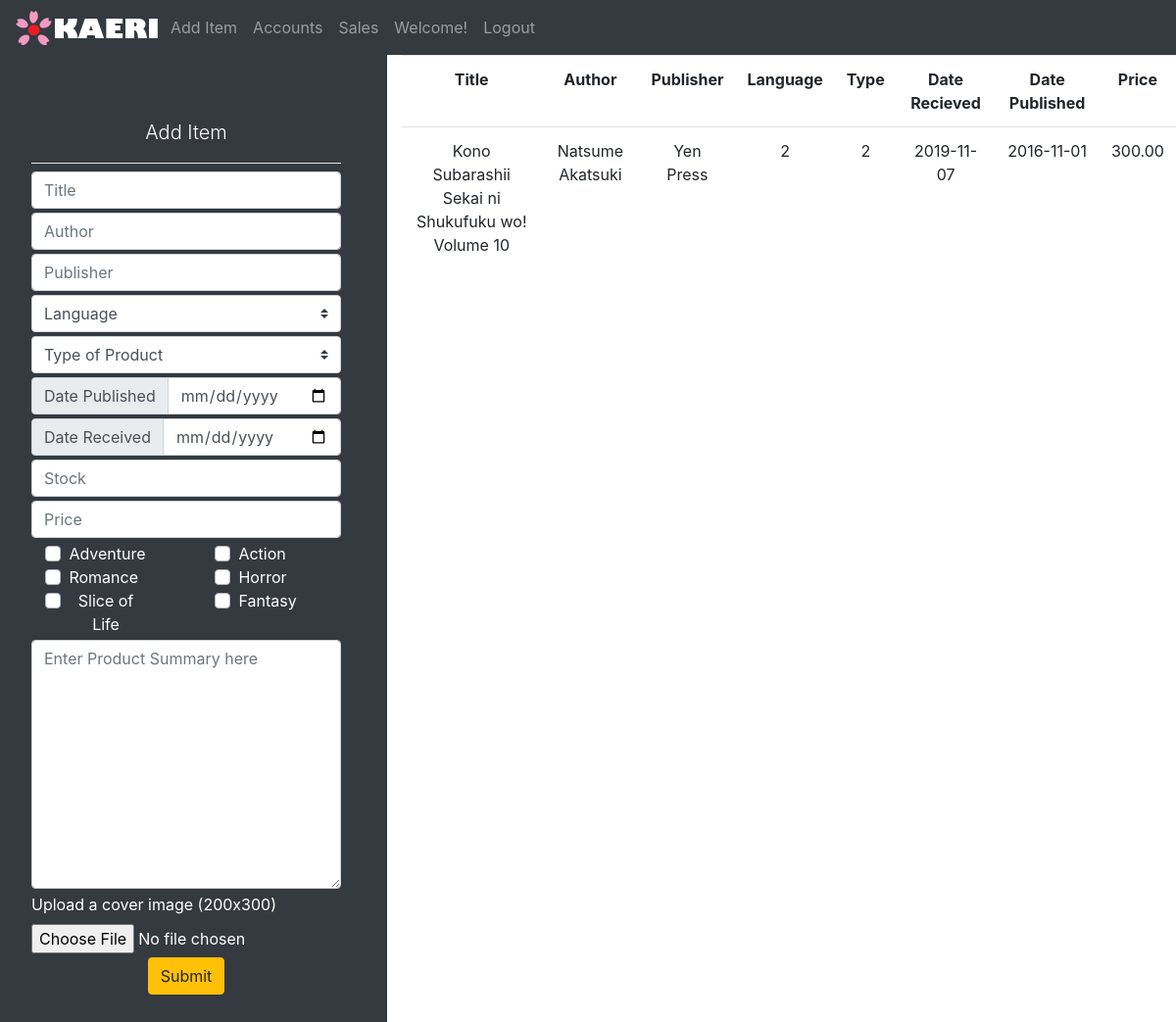
The page /admin (signed in) on the database as committed earlier.
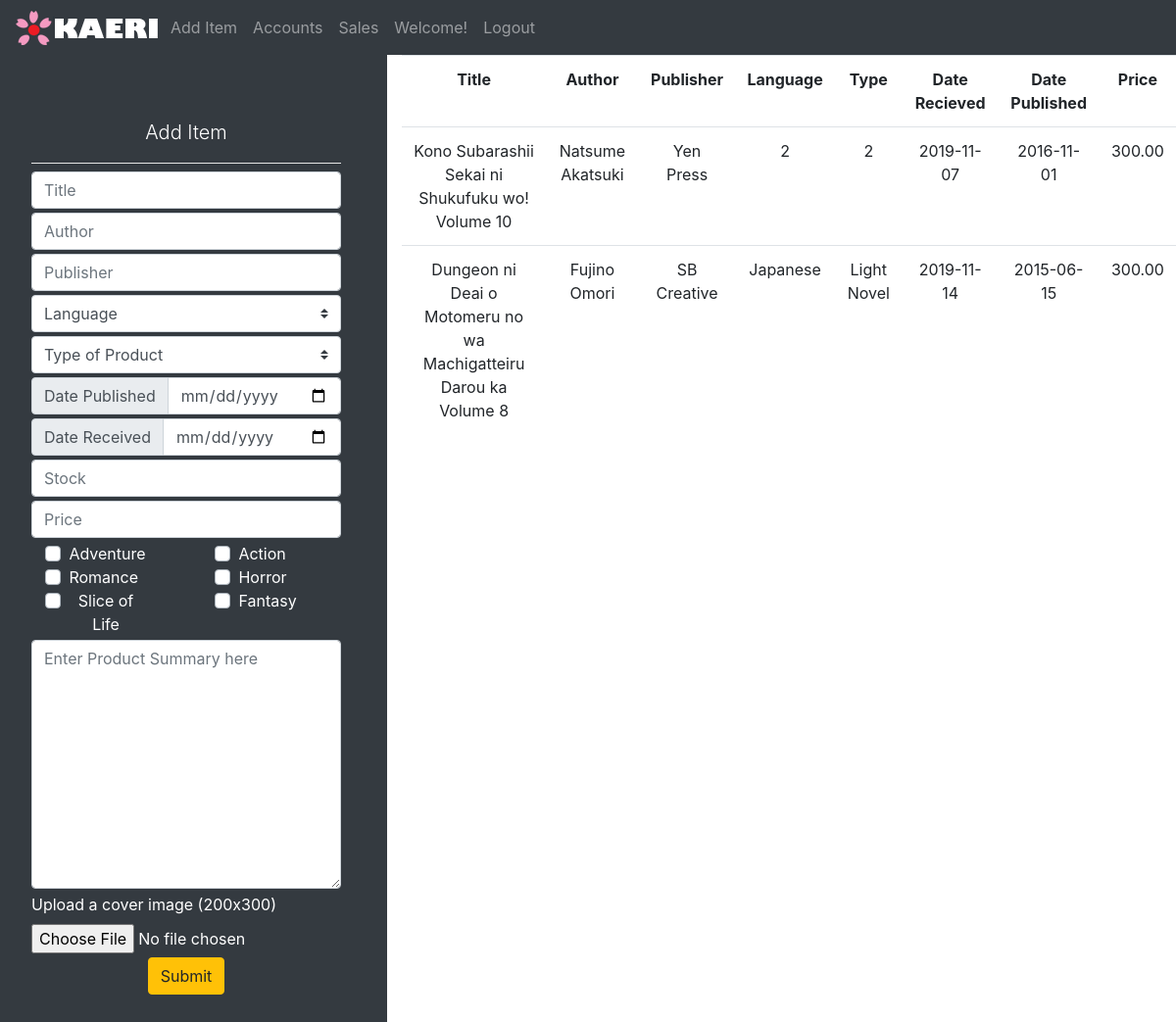
The same page on the database as committed later.
### tables this page shows
CREATE TABLE `products` (
  `productID` int(11) NOT NULL,
  `productTitle` varchar(100) NOT NULL,
  `productAuthor` varchar(20) NOT NULL,
  `productPublisher` varchar(30) NOT NULL,
  `productType` varchar(11) NOT NULL,
  `productLanguage` varchar(20) NOT NULL,
  `productDateReceived` date NOT NULL,
  `productDatePublished` date NOT NULL,
  `productGenre` varchar(100) DEFAULT NULL,
  `productImage` varchar(150) NOT NULL,
  `productStock` int(3) NOT NULL,
  `productPrice` double(11,2) NOT NULL,
  `productDescription` varchar(1024) NOT NULL
);

### admin/index.php (the view, shortened to what this page needs)
<?php
include('../connection.php');
?>
<!DOCTYPE html>
<html lang="en">
<head>
    <?php include('css.php');?>
</head>
<body>
<?php include('nav.php');?>
    <section class="row">
        <div id="fields" class="bg-dark col-xl-4">
            <div class="jumbotron d-block text-center text-white bg-transparent">
              <form action="<?php htmlspecialchars("PHP_SELF"); ?>" enctype="multipart/form-data" method="post">
                <p class="lead">Add Item</p>
                <hr class="my-2 bg-white">
                <input type="text" class="form-control mb-1" placeholder="Title" name="title">
                <input type="text" class="form-control mb-1" placeholder="Author" name="author">
                <input type="text" class="form-control mb-1" placeholder="Publisher" name="publisher">
                <div class="input-group mb-1">
                    <select class="custom-select" id="inputGroupSelect01" name="language">
                      <option selected>Language</option>
                    </select>
                </div>
                <div class="input-group mb-1">
                    <select class="custom-select" id="inputGroupSelect02" name="type">
                      <option selected>Type of Product</option>
                    </select>
                </div>
                <div class="input-group mb-1">
                    <div class="input-group-prepend">
                      <label class="input-group-text" for="inputGroupSelect01">Date Published</label>
                    </div>
                    <input type="date" class="form-control" name="dPublished">
                </div>
                <div class="input-group mb-1">
                    <div class="input-group-prepend">
                      <label class="input-group-text" for="inputGroupSelect01">Date Received</label>
                    </div>
                    <input type="date" class="form-control" name="dReceived">
                </div>
                <input type="text" class="form-control mb-1" placeholder="Stock" name="stock">
                <input type="text" class="form-control mb-1" placeholder="Price" name="price">
                <div class="row">
                  <div class="container mb-1 col-xl-5">
                    <div class="container custom-control custom-checkbox">
                      <label class="custom-control-label float-left" for="adventure">Adventure</label>
                    </div>
                    <div class="container custom-control custom-checkbox">
                      <label class="custom-control-label float-left" for="romance">Romance</label>
                    </div>
                    <div class="container custom-control custom-checkbox">
                      <label class="custom-control-label float-left" for="sliceoflife">Slice of Life</label>
                    </div>
                  </div>
                  <div class="container mb-1 col-xl-5">
                    <div class="container custom-control custom-checkbox">
                      <label class="custom-control-label float-left" for="action">Action</label>
                    </div>
                    <div class="container custom-control custom-checkbox">
                      <label class="custom-control-label float-left" for="horror">Horror</label>
                    </div>
                    <div class="container custom-control custom-checkbox">
                      <label class="custom-control-label float-left" for="fantasy">Fantasy</label>
                    </div>
                  </div>
                </div>
                <textarea name="summary" id="summary" class="form-control mb-1" cols="30" rows="10" placeholder="Enter Product Summary here"></textarea>
                <label for="fileToUpload" class="float-left">Upload a cover image (200x300)</label>
                <input type="file" id="fileToUpload" name="fileToUpload" class="form-control-file mb-1" placeholder="Upload Photo" accept="image/*">
                <button class="btn btn-warning" type="submit">Submit</button>
              </form>
            </div>
        </div>
        <div id="tables" class="table table-responsive col-xl-8">
            <table class="table text-center">
                <tr>
                    <th>Title</th>
                    <th>Author</th>
                    <th>Publisher</th>
                    <th>Language</th>
                    <th>Type</th>
                    <th>Date Recieved</th>
                    <th>Date Published</th>
                    <th>Price</th>
                </tr>
                <?php
                  $sql = "SELECT productTitle, productAuthor, productPublisher,
                    productLanguage, productType, productDateReceived, productDatePublished, productPrice FROM products";
                  $result = mysqli_query($connection,$sql);
                  if($result->num_rows >0){
                    while($row = $result->fetch_assoc()){
                      echo '<tr><td><center>' .$row["productTitle"]. '</center></td>
                      <td><center>' .$row["productAuthor"]. '</div></center></td>
                      <td><center>' .$row["productPublisher"]. '</div> </center></td>
                      <td><center>' .$row["productLanguage"]. '</center></td>
                      <td><center>' .$row["productType"]. '</div> </center></td>
                      <td><center>' .$row["productDateReceived"]. '</center></td>
                      <td><center>' .$row["productDatePublished"]. '</div> </center></td>
                      <td><center>' .$row["productPrice"]. '</div> </center></td><tr>';
                    }
                  }
                ?>
    </section>
</body>
</html>

### admin/css.php (shortened to what this page needs)
<link rel="stylesheet" href="../bootstrap-4.3.1-dist/css/bootstrap.css">
<link rel="stylesheet" href="../bootstrap-4.3.1-dist/css/bootstrap.min.css">
<link rel="stylesheet" href="https://cdnjs.cloudflare.com/ajax/libs/font-awesome/4.7.0/css/font-awesome.min.css">

### admin/nav.php (shortened to what this page needs)
<head>
</head>
<nav class="navbar navbar-expand-sm navbar-light bg-dark text-white">
    <a href="index.php"><img src="image/OKAERI.png" alt=""></a>
    <div class="collapse navbar-collapse" id="collapsibleNavId">
        <ul class="navbar-nav mr-auto mt-2 mt-lg-0 text-white">
            <li class="nav-item">
                <a class="nav-link text-white-50" href="#">Add Item<span class="sr-only">(current)</span></a>
            </li>
            <li class="nav-item">
                <a class="nav-link text-white-50" href="accounts.php">Accounts</a>
            </li>
            <li class="nav-item">
                <a class="nav-link text-white-50" href="sales.php">Sales</a>
            </li>
            <li class="nav-item disabled">
                <a class="nav-link text-white-50">Welcome! </a>
            </li>
            <li class="nav-item">
                <a class="nav-link text-white-50" href="../logout.php">Logout</a>
            </li>
        </ul>
    </div>
</nav>

### admin/index.php (style rules this page uses)
html,body { overflow-x:hidden; }
#tables { overflow-x:scroll; }

Rows that differ between the two databases and show on the page:
added products: productTitle "Dungeon ni Deai o Motomeru no wa Machigatteiru Darou ka Volume 8", productAuthor "Fujino Omori", productPublisher "SB Creative", productLanguage "Japanese", productType "Light Novel", productDateReceived "2019-11-14", productDatePublished "2015-06-15", productPrice "300.00"
